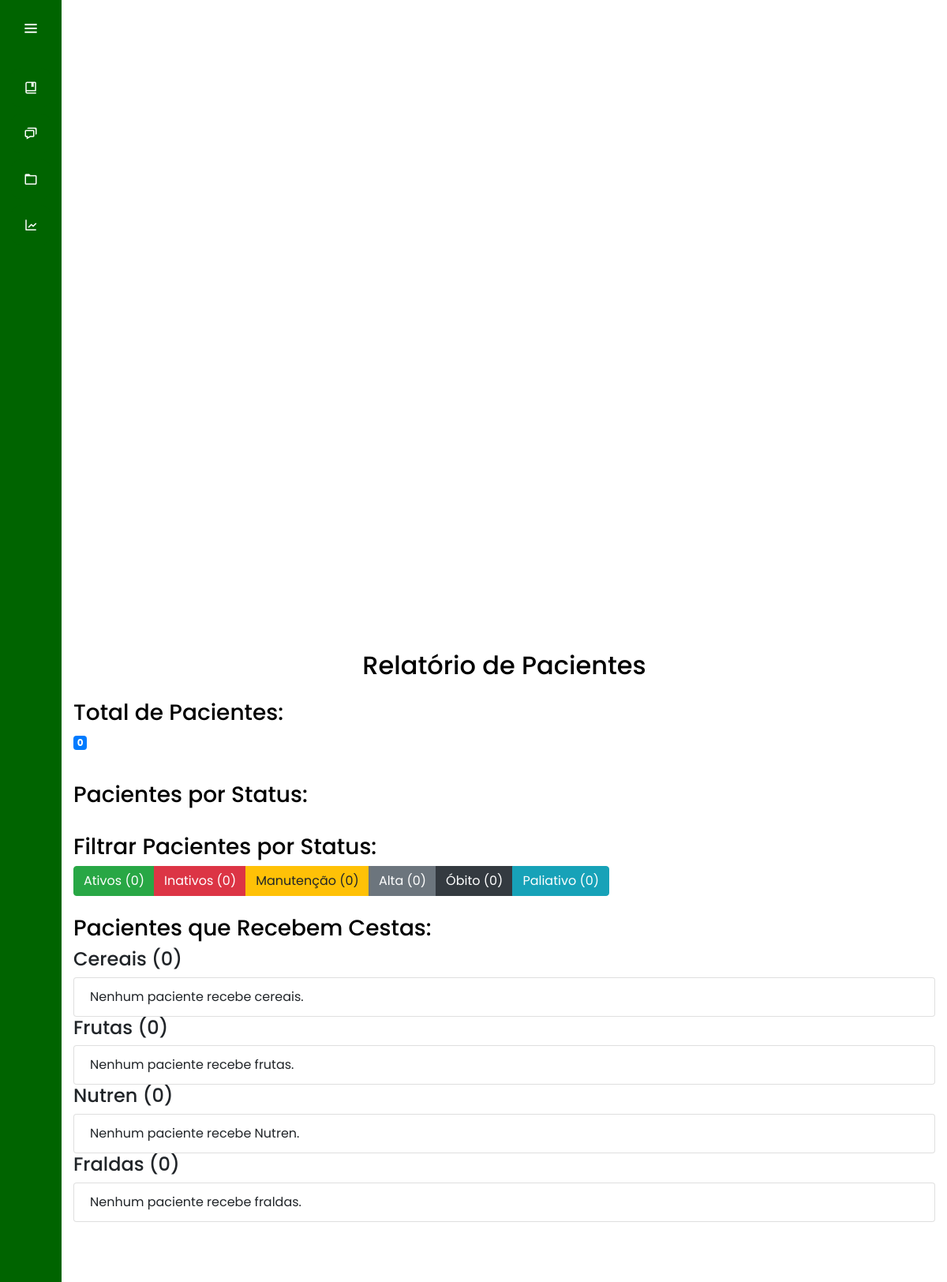
The app's page /pacientes/relatorios/, older data.
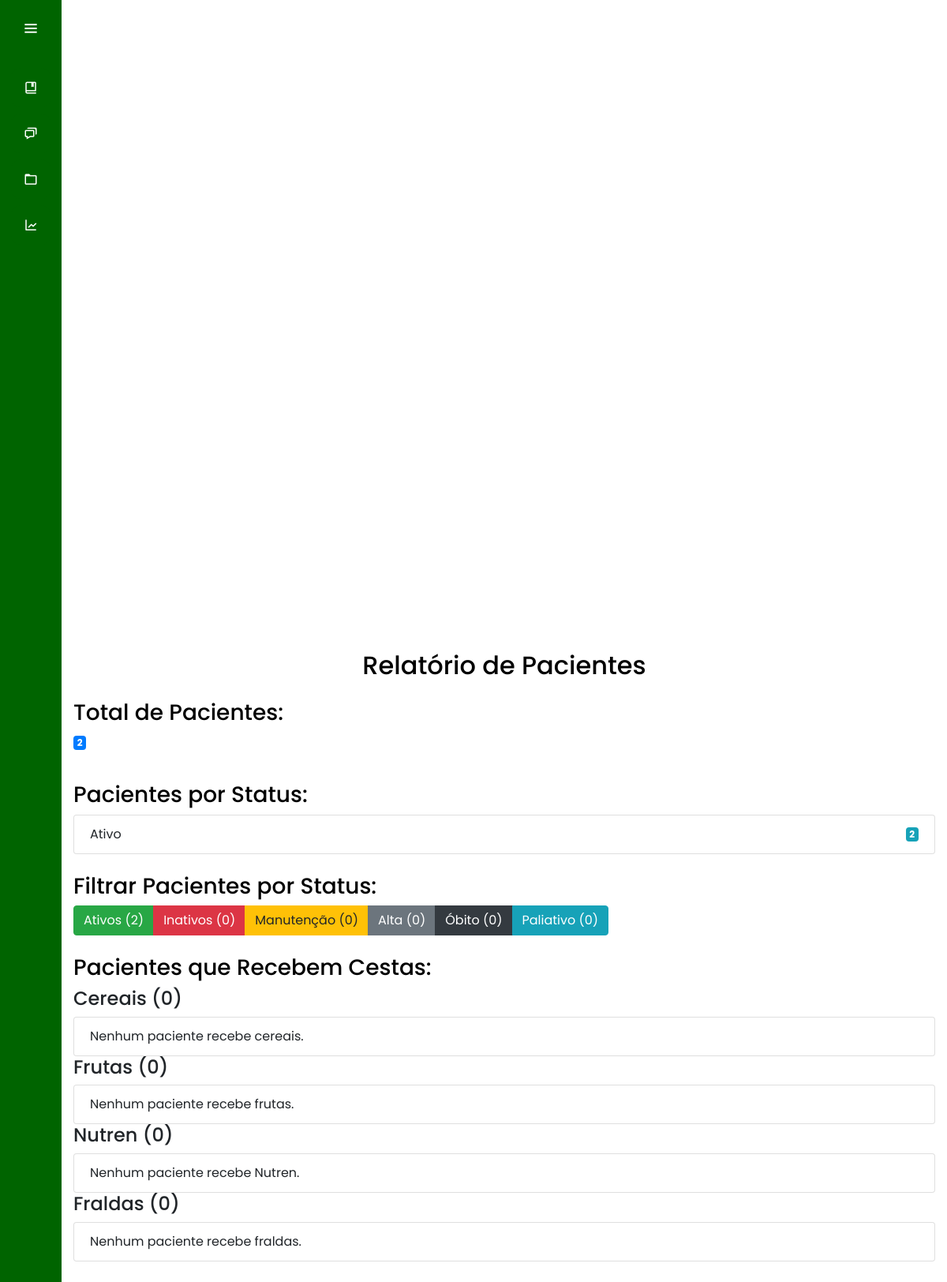
The same page, newer data.
### pacientes/models.py (models this page shows, shortened)
class Paciente(models.Model):
    nome = models.CharField(max_length=50)
    sobrenome = models.CharField(max_length=50)
    cpf = models.CharField(max_length=12)
    endereco = models.CharField(max_length=100)  # Campo para endereço
    bairro = models.CharField(max_length=50)  # Campo para bairro
    telefone = models.CharField(max_length=15)  # Para aceitar formatos como (XX) XXXXX-XXXX
    data_nasc = models.DateField()  # Campo para data de nascimento
    sexo = models.CharField(max_length=1, choices=[('M', 'Masculino'), ('F', 'Feminino')])  # Escolha de gênero
    data_entrada = models.DateField()  # Campo para data de entrada
    status = models.CharField(
        max_length=20,
        choices=[
            ('Ativo', 'Ativo'),
            ('Inativo', 'Inativo'),
            ('Manutencao', 'Manutenção'),
            ('Alta', 'Alta'),
            ('Obito', 'Óbito'),
            ('Paleativo', 'Paleativo')
        ]
    )  # Status do paciente
    tipo_cancer = models.CharField(max_length=100, blank=True, null=True)  # Tipo de câncer
    observacao = models.TextField(blank=True, null=True)  # Observações adicionais

### pacientes/views.py (the view)
# urls.py: path('relatorios/', views.relatorios, name='relatorios'),  # Relatórios
def relatorios(request):
    status_counts = (
        Paciente.objects.values('status')
        .annotate(total=Count('id'))
        .order_by('-total')
    )
    pacientes_ativos = Paciente.objects.filter(status="Ativo")
    pacientes_inativos = Paciente.objects.filter(status="Inativo")
    pacientes_manutencao = Paciente.objects.filter(status="Manutencao")
    pacientes_alta = Paciente.objects.filter(status="Alta")
    pacientes_obito = Paciente.objects.filter(status="Obito")
    pacientes_paleativo = Paciente.objects.filter(status="Paleativo")
    pacientes_cereais = Paciente.objects.filter(cereais__cereais=True).distinct()
    pacientes_frutas = Paciente.objects.filter(cereais__frutas=True).distinct()
    pacientes_nutren = Paciente.objects.filter(cereais__nutren=True).distinct()
    pacientes_fraldas = Paciente.objects.filter(cereais__fraldas=True).distinct()
    total_pacientes = Paciente.objects.count()
    context = {
        'status_counts': status_counts,
        'pacientes_ativos': pacientes_ativos,
        'pacientes_inativos': pacientes_inativos,
        'pacientes_cereais': pacientes_cereais,
        'pacientes_frutas': pacientes_frutas,
        'pacientes_nutren': pacientes_nutren,
        'pacientes_fraldas': pacientes_fraldas,
        'total_pacientes': total_pacientes,
        'pacientes_manutencao': pacientes_manutencao,
        'pacientes_alta': pacientes_alta,
        'pacientes_obito': pacientes_obito,
        'pacientes_paleativo': pacientes_paleativo,
    }
    return render(request, 'relatorios.html', context)

### templates/relatorios.html (shortened to what this page needs)
{% extends "base.html" %}
{% load static %}
{% block content %}
<div class="container mt-4">
    <h2 class="text-center mb-4">Relatório de Pacientes</h2>
    <div class="total-pacientes">
        <h3>Total de Pacientes:</h3>
        <p class="badge badge-primary">{{ total_pacientes }}</p>
    </div>
    <div class="status-pacientes mt-4">
        <h3>Pacientes por Status:</h3>
        <ul class="list-group">
            {% for status in status_counts %}
            <li class="list-group-item d-flex justify-content-between align-items-center">
                {{ status.status }}
                <span class="badge badge-info">{{ status.total }}</span>
            </li>
            {% endfor %}
        </ul>
    </div>
    <div class="filter-pacientes mt-4">
        <h3>Filtrar Pacientes por Status:</h3>
        <div class="btn-group" role="group" aria-label="Filtrar Status">
            <button class="btn btn-success" onclick="toggleLista('ativos-lista')">
                Ativos ({{ pacientes_ativos|length }})
            </button>
            <button class="btn btn-danger" onclick="toggleLista('inativos-lista')">
                Inativos ({{ pacientes_inativos|length }})
            </button>
            <button class="btn btn-warning" onclick="toggleLista('manutencao-lista')">
                Manutenção ({{ pacientes_manutencao|length }})
            </button>
            <button class="btn btn-secondary" onclick="toggleLista('alta-lista')">
                Alta ({{ pacientes_alta|length }})
            </button>
            <button class="btn btn-dark" onclick="toggleLista('obito-lista')">
                Óbito ({{ pacientes_obito|length }})
            </button>
            <button class="btn btn-info" onclick="toggleLista('paleativo-lista')">
                Paliativo ({{ pacientes_paleativo|length }})
            </button>
        </div>
    </div>
    <div class="pacientes-cestas mt-4">
        <h3>Pacientes que Recebem Cestas:</h3>
        <div>
            <h4>Cereais ({{ pacientes_cereais|length }})</h4>
            <ul class="list-group">
                {% for paciente in pacientes_cereais %}
                <li class="list-group-item">{{ paciente.nome }} {{ paciente.sobrenome }}</li>
                {% empty %}
                <li class="list-group-item">Nenhum paciente recebe cereais.</li>
                {% endfor %}
            </ul>
        </div>
        <div>
            <h4>Frutas ({{ pacientes_frutas|length }})</h4>
            <ul class="list-group">
                {% for paciente in pacientes_frutas %}
                <li class="list-group-item">{{ paciente.nome }} {{ paciente.sobrenome }}</li>
                {% empty %}
                <li class="list-group-item">Nenhum paciente recebe frutas.</li>
                {% endfor %}
            </ul>
        </div>
        <div>
            <h4>Nutren ({{ pacientes_nutren|length }})</h4>
            <ul class="list-group">
                {% for paciente in pacientes_nutren %}
                <li class="list-group-item">{{ paciente.nome }} {{ paciente.sobrenome }}</li>
                {% empty %}
                <li class="list-group-item">Nenhum paciente recebe Nutren.</li>
                {% endfor %}
            </ul>
        </div>
        <div>
            <h4>Fraldas ({{ pacientes_fraldas|length }})</h4>
            <ul class="list-group">
                {% for paciente in pacientes_fraldas %}
                <li class="list-group-item">{{ paciente.nome }} {{ paciente.sobrenome }}</li>
                {% empty %}
                <li class="list-group-item">Nenhum paciente recebe fraldas.</li>
                {% endfor %}
            </ul>
        </div>
    </div>
</div>
{% endblock %}

Row changes from the older to the newer data that the page shows:
added Paciente: status "Ativo", total "2"
Text that changed along with them:
{{ total_pacientes }}: "0" → "2"
{{ pacientes_ativos|length }}: "0" → "2"
